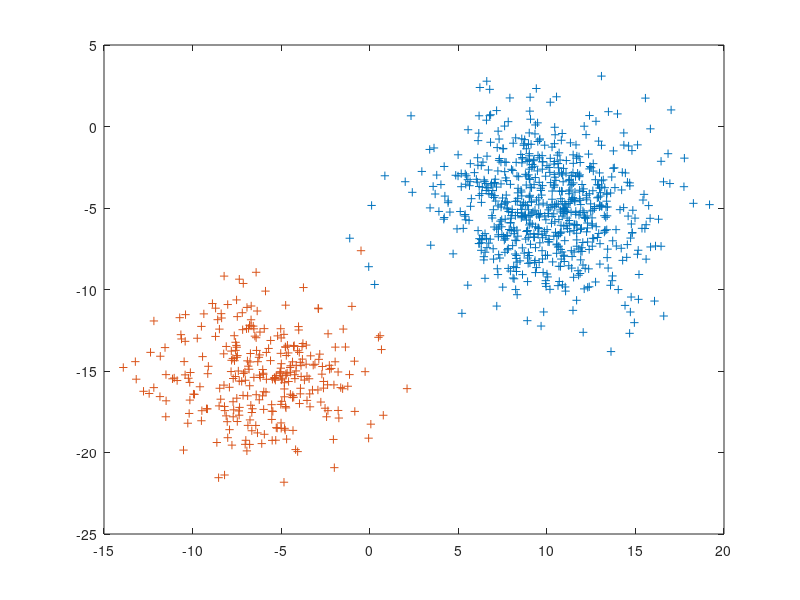

MATLAB code for this plot:
clear;
clc;
close all;
data_size=10^3;
data_size_1=data_size*(70/100);
data_size_2=data_size-data_size_1;

train_data_size=data_size*(10/100);

dimensions=2;

span_mu=10;
span_var=10;

mu_1=2*span_mu*rand(1,dimensions)-span_mu;
var_1=span_var*rand(1,dimensions);
mu_2=2*span_mu*rand(1,dimensions)-span_mu;
for ii=1:dimensions
    if(mu_1(ii)+var_1(ii)>mu_2(ii)&&mu_1(ii)-var_1(ii)<mu_2(ii))
        disp('displaced');
        if(mu_2(ii)>mu_1(ii))
            mu_2(ii)=mu_2(ii)+1*var_1(ii);
        else
            mu_2(ii)=mu_2(ii)-1*var_1(ii);
        end
    end
end
var_2=span_var*rand(1,dimensions);

data_1=(var_1.^(1/2)).*randn(data_size_1,dimensions)+mu_1;
data_2=(var_2.^(1/2)).*randn(data_size_2,dimensions)+mu_2;
data_1=[data_1, ones(data_size_1,1)];
data_2=[data_2,-1.*ones(data_size_2,1)];

plot(data_1(:,1),data_1(:,2),'+');
hold on;
plot(data_2(:,1),data_2(:,2),'+');

total_data=[data_1;data_2];
data_validation=total_data;
perm=randperm(data_size,train_data_size);
data_validation(perm,:)=[];
train_data=total_data(perm,:);

save('colacao');